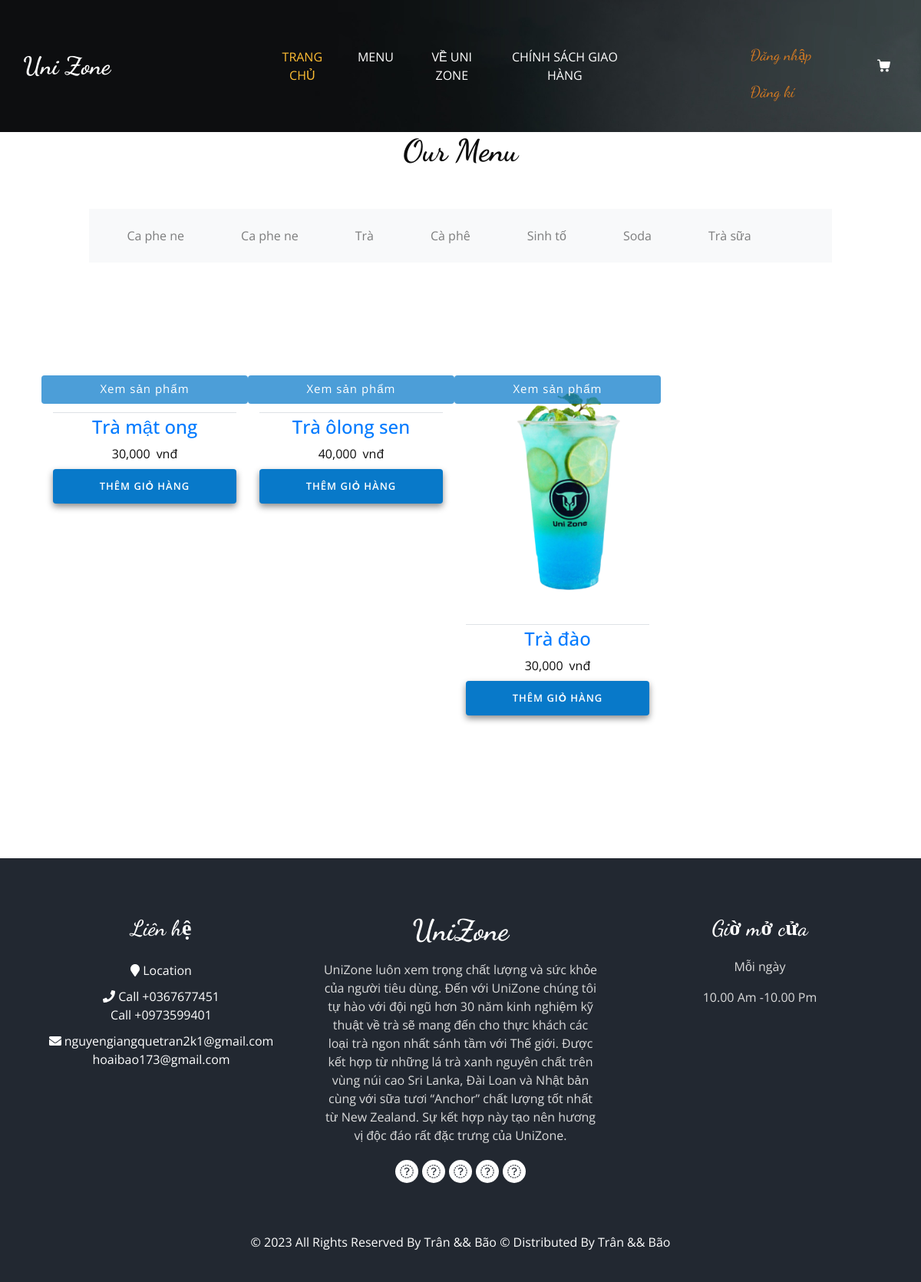
The page /menu.php?quanly=danhmuc&id=23 on the database its author committed.
### tables this page shows
CREATE TABLE IF NOT EXISTS `loai` (
  `maLoai` int(10) NOT NULL AUTO_INCREMENT,
  `tenLoai` varchar(100) NOT NULL,
  PRIMARY KEY (`maLoai`)
);

CREATE TABLE IF NOT EXISTS `mon` (
  `maMon` int(10) NOT NULL AUTO_INCREMENT,
  `tenMon` varchar(100) NOT NULL,
  `gia` float NOT NULL,
  `hinhAnh` text NOT NULL,
  `moTa` varchar(500) NOT NULL,
  `maLoai` int(10) NOT NULL,
  PRIMARY KEY (`maMon`),
  KEY `mon_loai` (`maLoai`)
);

### danhmuc.php (the view, shortened to what this page needs)
<!DOCTYPE html>
<html lang="en">
<head>
</head>
<body>
<?php
	if(isset($_GET['id'])){
		$id = $_GET['id'];
	}else{
		$id = '';
	}
	$sql_cate = mysqli_query($con,"SELECT * FROM loai,mon WHERE loai.maLoai=mon.maLoai AND mon.maLoai='$id' ORDER BY mon.maMon DESC");
	?>
		<div class="container py-xl-4 py-lg-2">
				<div class="agileinfo-ads-display col-lg-9">
					<div class="wrapper">
						<div class="product-sec1 px-sm-4 px-3 py-sm-5  py-3 mb-4">
							<div class="row">
							<?php
								while($row_sanpham = mysqli_fetch_array($sql_cate)){
								?>
								<div class="col-md-4 product-men mt-5">
									<div class="men-pro-item simpleCart_shelfItem">
										<div class="men-thumb-item text-center">
											<img id="src" src="images/<?php echo $row_sanpham['hinhAnh'] ?>" alt="">
											<div class="men-cart-pro">
												<div class="inner-men-cart-pro">
													<a href="?quanly=chitietsp&id=<?php echo $row_sanpham['maMon'] ?>" class="link-product-add-cart">Xem sản phẩm</a>
												</div>
											</div>
										</div>
										<div class="item-info-product text-center border-top mt-4">
											<h4 class="pt-1">
												<a href="?quanly=chitietsp&id=<?php echo $row_sanpham['maMon'] ?>"><?php echo $row_sanpham['tenMon'] ?></a>
											</h4>
											<div class="info-product-price my-2">
												<?php echo number_format($row_sanpham['gia']).'&ensp;vnđ' ?>
											</div>
											<div class="snipcart-details top_brand_home_details item_add single-item hvr-outline-out">
												<form action="?quanly=giohang" method="post">
												<fieldset>
													<input type="submit" name="themgiohang" value="Thêm giỏ hàng" class="button" />
												</fieldset>
											</form>
											</div>
										</div>
									</div>
								</div>
								<?php
								}
								?>
							</div>
						</div>
					</div>
				</div>
			</div>
		</div>
	</div>
</body>
</html>

### menu.php (shortened to what this page needs)
<!DOCTYPE html>
<html>
<head>
  <link rel="stylesheet" type="text/css" href="css/bootstrap.css" />
  <link rel="stylesheet" type="text/css" href="https://cdnjs.cloudflare.com/ajax/libs/OwlCarousel2/2.3.4/assets/owl.carousel.min.css" />
  <link rel="stylesheet" href="https://cdnjs.cloudflare.com/ajax/libs/jquery-nice-select/1.1.0/css/nice-select.min.css" />
  <link href="css/font-awesome.min.css" rel="stylesheet" />
  <link href="css/style.css" rel="stylesheet" />
  <link href="css/responsive.css" rel="stylesheet" />
</head>
<body class="sub_page">
  <div class="hero_area">
    <div class="bg-box">
      <img src="images/hero-bg.jpg" alt="">
    </div>
   <?php
   include './header.php'
   ?>
  </div>
<?php
include './menumon.php'
?>
 <?php
 include './footer.php'
 ?>
</body>
</html>

### header.php (shortened to what this page needs)
<!DOCTYPE html>
<html lang="en">
<head>
</head>
<body>
  <header class="header_section">
    <div class="container">
      <nav class="navbar navbar-expand-lg custom_nav-container ">
        <a class="navbar-brand" href="index.php">
          <span>
            Uni Zone
          </span>
        </a>
        <div class="collapse navbar-collapse" id="navbarSupportedContent">
          <ul class="navbar-nav  mx-auto ">
            <li class="nav-item active">
              <a class="nav-link" href="index.php">Trang chủ <span class="sr-only">(current)</span></a>
            </li>
            <li class="nav-item">
              <a class="nav-link" href="menu.php?quanly=danhmuc&id=23">Menu</a>
            </li>
            <li class="nav-item">
              <a class="nav-link" href="about.php">Về Uni Zone</a>
            </li>
            <li class="nav-item">
              <a class="nav-link" href="book.php">Chính sách giao hàng</a>
            </li>
          </ul>
          <div class="user_option">
            <div class="collapse navbar-collapse" id="bs-example-navbar-collapse-1">
              <ul class="nav navbar-nav navbar-right">
                <nav class="navbar navbar-default navbar-fixed-top navbar-inverse">
                  <div class="container-fluid">
                    <div class="navbar-header">
                      <a class="navbar-brand" href="#" style="padding: 1px;">
                    </div>
                    <div class="collapse navbar-collapse" id="bs-example-navbar-collapse-1">
                      <ul class="nav navbar-nav navbar-right">
                        <?php
                        if (!isset($_SESSION['user'])) {
                          echo '
            <li>
                <button type="button" id="login_button" class="btn btn-lg" data-toggle="modal" data-target="#login">Đăng nhập</button>
            </li>
            <li>
              <button type="button" id="register_button" class="btn btn-lg" data-toggle="modal" data-target="#register">Đăng kí</button>
            </li>';
                        } else {
                          echo '
                          <li> <a href="#" class="btn btn-lg"> Hello ' . $_SESSION['user'] . '.</a></li>
                    <li> <a href="destroy.php" class="btn btn-lg"> Đăng xuất </a> </li>';
                        }
                        ?>
                      </ul>
                    </div>
                  </div>
                </nav>
            </div>
            <a class="cart_link" href="cart.php">
            </a>
          </div>
      </nav>
    </div>
  </header>
</body>
</html>

### menumon.php (shortened to what this page needs)
<?php
include_once('db.php');
?>
<!DOCTYPE html>
<html lang="en">
<head>
  <link href="css/style.css" rel="stylesheet" />
</head>
<body>
  <section class="food_section layout_padding-bottom">
    <div class="container">
      <div class="heading_container heading_center">
        <h2>
          Our Menu
        </h2>
      </div>
      <ul class="filters_menu">
        <li data-filter=".burger"><?php include('menutest.php') ?></li>
      </ul>
      <div class="filters-content">
        <div class="row grid">
          <?php
          if (isset($_GET['quanly'])) {
            $tam = $_GET['quanly'];
          } else {
            $tam = '';
          }
          if ($tam == 'danhmuc') {
            include('danhmuc.php');
          } elseif ($tam == 'chitietsp') {
            include('chitietsp.php');
          } elseif ($tam == 'giohang') {
            include('giohang.php');
          }elseif ($tam=='xemdonhang') {
            include('xemdonhang.php');
          }
          ?>
</body>
</body>
</html>

### menutest.php (shortened to what this page needs)
<div class="navbar-inner">
		<div class="container">
			<nav class="navbar navbar-expand-lg navbar-light bg-light">
				<div class="collapse navbar-collapse" id="navbarSupportedContent">
					<ul class="navbar-nav ml-auto text-center mr-xl-5">
						<?php
							$sql_category_danhmuc = mysqli_query($con,'SELECT * FROM loai ORDER BY maLoai DESC');
							while($row_category_danhmuc = mysqli_fetch_array($sql_category_danhmuc)){
						?>
						<li class="nav-item  mr-lg-2 mb-lg-0 mb-2">
							<a class="nav-link " href="?quanly=danhmuc&id=<?php echo $row_category_danhmuc['maLoai'] ?>" role="button"  aria-haspopup="true" aria-expanded="false">
								<?php echo $row_category_danhmuc['tenLoai'] ?>
							</a>
						</li>
						<?php
						}
						?>
					</ul>
				</div>
			</nav>
		</div>
	</div>

### footer.php
<footer class="footer_section">
    <div class="container">
      <div class="row">
        <div class="col-md-4 footer-col">
          <div class="footer_contact">
            <h4>
            Liên hệ
            </h4>
            <div class="contact_link_box">
              <a href="">
                <i class="fa fa-map-marker" aria-hidden="true"></i>
                <span>
                  Location
                </span>
              </a>
              <a href="">
                <i class="fa fa-phone" aria-hidden="true"></i>
                <span>
                Call +0367677451<br>
                Call +0973599401
                </span>
              </a>
              <a href="">
                <i class="fa fa-envelope" aria-hidden="true"></i>
                <span>
                nguyengiangquetran2k1@gmail.com
                hoaibao173@gmail.com
                </span>
              </a>
            </div>
          </div>
        </div>
        <div class="col-md-4 footer-col">
          <div class="footer_detail">
            <a href="" class="footer-logo">
            UniZone
            </a>
            <p>
            UniZone luôn xem trọng chất lượng và sức khỏe của người tiêu dùng. Đến với UniZone chúng tôi tự hào với đội ngũ hơn 30 năm kinh nghiệm kỹ thuật về trà sẽ mang đến cho thực khách các loại trà ngon nhất sánh tầm với Thế giới. Được kết hợp từ những lá trà xanh nguyên chất trên vùng núi cao Sri Lanka, Đài Loan và Nhật bản cùng với sữa tươi “Anchor” chất lượng tốt nhất từ New Zealand. Sự kết hợp này tạo nên hương vị độc đáo rất đặc trưng của UniZone.
          </p>
            <div class="footer_social">
              <a href="">
                <i class="fa fa-facebook" aria-hidden="true"></i>
              </a>
              <a href="">
                <i class="fa fa-twitter" aria-hidden="true"></i>
              </a>
              <a href="">
                <i class="fa fa-linkedin" aria-hidden="true"></i>
              </a>
              <a href="">
                <i class="fa fa-instagram" aria-hidden="true"></i>
              </a>
              <a href="">
                <i class="fa fa-pinterest" aria-hidden="true"></i>
              </a>
            </div>
          </div>
        </div>
        <div class="col-md-4 footer-col">
          <h4>
          Giờ mở cửa
          </h4>
          <p>
            Mỗi ngày
          </p>
          <p>
            10.00 Am -10.00 Pm
          </p>
        </div>
      </div>
      <div class="footer-info">
        <p>
          &copy; <span id="displayYear"></span> All Rights Reserved By Trân && Bão
          &copy; <span id="displayYear"></span> Distributed By Trân && Bão
        </p>
      </div>
    </div>
  </footer>

### css/responsive.css (style rules this page uses)
@media (min-width: 1200px) { .container { max-width: 1170px; } }

### header.php (style rules this page uses)
#login_button, #register_button { background: none; color: #D67B22 !important; }
#bs-example-navbar-collapse-1 a { color: Red; }

### danhmuc.php (style rules this page uses)
#src { width: auto; height: 300px; }

### rows shown on the page
loai: tenLoai "Ca phe ne"
loai: tenLoai "Ca phe ne"
loai: tenLoai "Trà"
loai: tenLoai "Cà phê"
loai: tenLoai "Sinh tố"
loai: tenLoai "Soda"
loai: tenLoai "Trà sữa"
mon: tenMon "Trà mật ong", gia "30,000"
mon: tenMon "Trà ôlong sen", gia "40,000"
mon: hinhAnh (picture), tenMon "Trà đào", gia "30,000"
